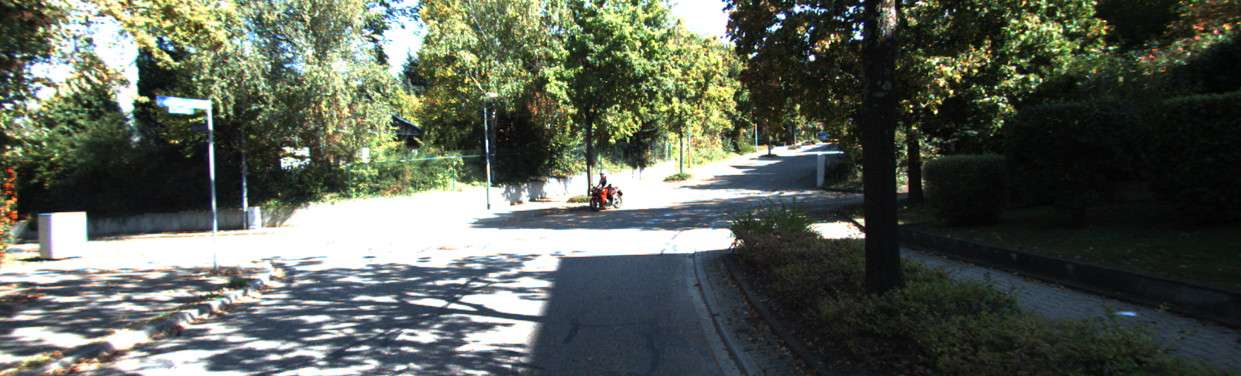
#> input picture data/image_02/data/0000000885.png, 1241 x 376 px; its folder holds 4 pictures in this run; the run also reads 1 picture not shown here
$ jupyter execute --allow-errors 3_visual_odometry_and_EKF.ipynb
#> lines starting #> are read from the running program, lines starting #| are printed output that depends on the picture; after the words box and inside, x2 and y2 are one past the last pixel; in counts of white or black regions, pixels touching at a corner belong together
## (Stereo) Visual Odometry

[cell 1]
import cv2
import numpy as np
import datetime
import matplotlib.pyplot as plt

### Dataset Handling
Let's make a dataset handling object to make our data more accessible as we complete our task.

[cell 2]
class Dataset_Handler():
    def __init__(self, lidar=False, progress_bar=True):
#> called with lidar = False, progress_bar = True
        import pandas as pd
        import os
        import cv2

        self.left_image_files = os.listdir('./data/image_02/data')
        self.right_image_files = os.listdir('./data/image_03/data')
        self.left_image_files.sort()
        self.right_image_files.sort()

        self.num_frames = len(self.left_image_files)

        self.reset_frames()
            # Store original frame to memory for testing functions
        self.first_image_left = cv2.imread('./data/image_02/data/'
                                               + self.left_image_files[0], 0)
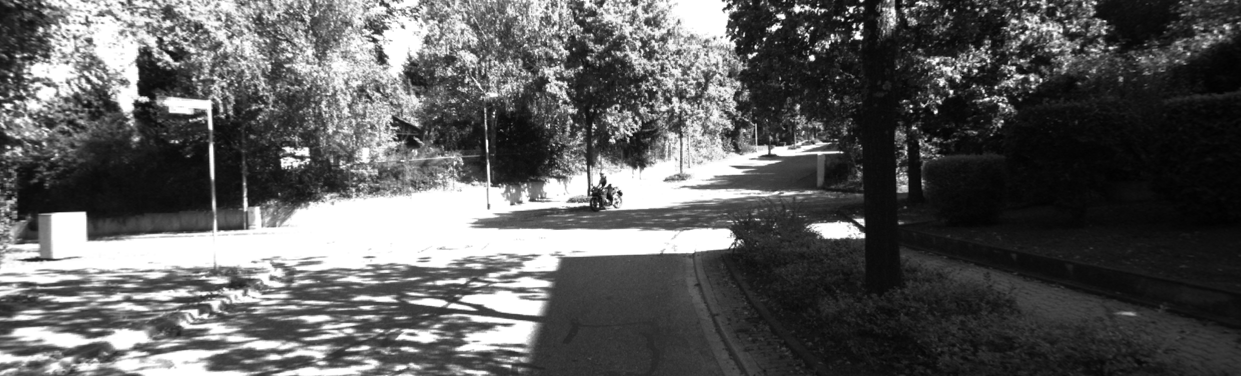
#> self.first_image_left: shape (376, 1241); min 1, max 255, mean 93.2

        self.first_image_right = cv2.imread('./data/image_03/data/'
                                               + self.right_image_files[0], 0)
        self.second_image_left = cv2.imread('./data/image_02/data/'
                                               + self.left_image_files[1], 0)
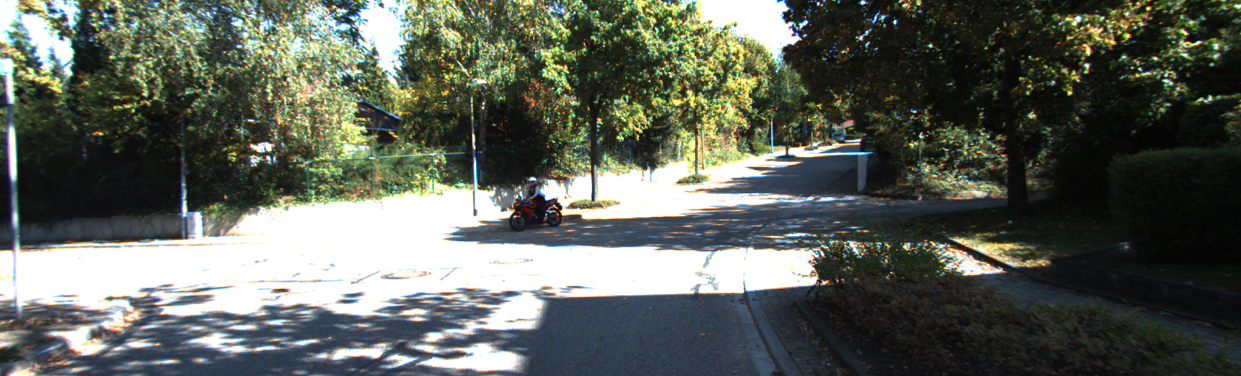
#> input picture data/image_02/data/0000000891.png, 1241 x 376 px
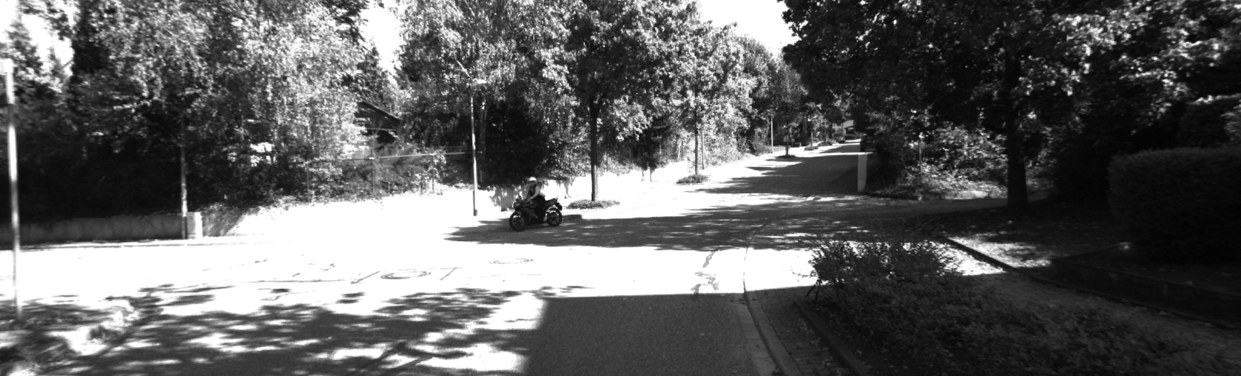
#> self.second_image_left: shape (376, 1241); min 2, max 255, mean 95.7
        self.imheight = self.first_image_left.shape[0]
#> self.imheight = 376
        self.imwidth = self.first_image_left.shape[1]
#> self.imwidth = 1241


    def reset_frames(self):
        # Resets all generators to the first frame of the sequence
        self.images_left = (cv2.imread('./data/image_02/data/'+ name_left, 0)
                            for name_left in self.left_image_files)
        self.images_right = (cv2.imread('./data/image_03/data/' + name_right, 0)
                            for name_right in self.right_image_files)

#### disparity map and depth map
Unlike the simulation dataset we used in the tutorial, this time we are going to use a real driving dataset. Therefore we don't have depth images that you need to use for PnP directly, however, we have stereo images in this dataset, so the depth map can be generated from that.

[cell 3]
def compute_left_disparity_map(img_left, img_right, matcher='bm', rgb=False, verbose=False):
    '''
    Takes a left and right stereo pair of images and computes the disparity map for the left
    image. Pass rgb=True if the images are RGB.

    Arguments:
    img_left -- image from left camera
    img_right -- image from right camera

    Optional Arguments:
    matcher -- (str) can be 'bm' for StereoBM or 'sgbm' for StereoSGBM matching
    rgb -- (bool) set to True if passing RGB images as input
    verbose -- (bool) set to True to report matching type and time to compute

    Returns:
    disp_left -- disparity map for the left camera image

    '''
    # Feel free to read OpenCV documentation and tweak these values. These work well
    sad_window = 6
    num_disparities = sad_window*16
    block_size = 11
    matcher_name = matcher

    if matcher_name == 'bm':
        matcher = cv2.StereoBM_create(numDisparities=num_disparities,
                                      blockSize=block_size
                                     )

    elif matcher_name == 'sgbm':
        matcher = cv2.StereoSGBM_create(numDisparities=num_disparities,
                                        minDisparity=0,
                                        blockSize=block_size,
                                        P1 = 8 * 3 * sad_window ** 2,
                                        P2 = 32 * 3 * sad_window ** 2,
                                        mode=cv2.STEREO_SGBM_MODE_SGBM_3WAY
                                       )
    if rgb:
        img_left = cv2.cvtColor(img_left, cv2.COLOR_BGR2GRAY)
        img_right = cv2.cvtColor(img_right, cv2.COLOR_BGR2GRAY)
    start = datetime.datetime.now()
    disp_left = matcher.compute(img_left, img_right).astype(np.float32)/16
    end = datetime.datetime.now()
    if verbose:
        print(f'Time to compute disparity map using Stereo{matcher_name.upper()}:', end-start)

    return disp_left

[cell 4]
handler = Dataset_Handler()
left = handler.first_image_left
right = handler.first_image_right
#> (the rest of this cell did not finish here and is left out)

[cell 5]
def decompose_projection_matrix(p):
    '''
    Shortcut to use cv2.decomposeProjectionMatrix(), which only returns k, r, t, and divides
    t by the scale, then returns it as a vector with shape (3,) (non-homogeneous)

    Arguments:
    p -- projection matrix to be decomposed

    Returns:
    k, r, t -- intrinsic matrix, rotation matrix, and 3D translation vector

    '''
    k, r, t, _, _, _, _ = cv2.decomposeProjectionMatrix(p)
    t = (t / t[3])[:3]

    return k, r, t

# [38 lines left out: function calc_depth_map, not called in this run]
def stereo_2_depth(img_left, img_right, P0, P1, matcher='bm', rgb=False, verbose=False,
                   rectified=True):
    '''
    Takes stereo pair of images and returns a depth map for the left camera. If your projection
    matrices are not rectified, set rectified=False.

    Arguments:
    img_left -- image of left camera
    img_right -- image of right camera
    P0 -- Projection matrix for the left camera
    P1 -- Projection matrix for the right camera

    Optional Arguments:
    matcher -- (str) can be 'bm' for StereoBM or 'sgbm' for StereoSGBM
    rgb -- (bool) set to True if images passed are RGB. Default is False
    verbose -- (bool) set to True to report computation time and method
    rectified -- (bool) set to False if P1 not rectified to P0. Default is True

    Returns:
    depth -- depth map for left camera

    '''
    # Compute disparity map
    disp = compute_left_disparity_map(img_left,
                                      img_right,
                                      matcher=matcher,
                                      rgb=rgb,
                                      verbose=verbose)
    # Decompose projection matrices
    k_left, r_left, t_left = decompose_projection_matrix(P0)
    k_right, r_right, t_right = decompose_projection_matrix(P1)
    # Calculate depth map for left camera
    depth = calc_depth_map(disp, k_left, t_left, t_right)

    return depth

[cell 6]
P0 = np.array([[7.188560e+02 ,   0.    ,  6.071928e+02,   4.538225e+01],
               [  0.    ,7.188560e+02 , 1.852157e+02,   -1.130887e-01],
               [  0.    ,   0.    ,   1.    ,   3.779761e-03]])
P1 = np.array([[7.188560e+02 ,   0.    ,  6.071928e+02,   -3.372877e+02],
               [  0.    ,7.188560e+02 , 1.852157e+02,   2.369057e+00],
               [  0.    ,   0.    ,   1.    ,   4.915215e-03]])

#> (a cell that did not finish here is left out)

[cell 8]
# We can constuct a mask using this information like so
mask = np.zeros(handler.first_image_left.shape[:2], dtype=np.uint8)

### Your task:

[cell 9]
def extract_features(image, detector='orb', mask=None):
    """
    Find keypoints and descriptors for the image

    Arguments:
    image -- a grayscale image
    mask -- Masks for each input image specifying where to look for keypoints

    Returns:
    kp -- list of the extracted keypoints (features) in an image
    des -- list of the keypoint descriptors in an image
    """
    if detector == 'orb':
        orb = cv2.ORB_create()
        kp, des = orb.detectAndCompute(image, mask)

    elif detector == 'sift':
        sift =  cv2.SIFT_create()
        kp, des = sift.detectAndCompute(image, mask)

    return kp, des

[cell 10]
def match_features(des1, des2, matching='BF', detector='sift', k=2):
    """
    Match features from two images
    You can set nfeatures to 500 for a faster computation

    Arguments:
    des1 -- list of the keypoint descriptors in the first image
    des2 -- list of the keypoint descriptors in the second image
    matching -- (str) can be 'BF' for Brute Force or 'FLANN'
    detector -- (str) can be 'sift or 'orb'. Default is 'sift'
    k -- (int) number of neighbors to match to each feature.

    Returns:
    matches -- list of matched features from two images. Each match[i] is k or less matches for
               the same query descriptor
    """
    if matching == 'BF':
        if detector == 'sift':
            bf = cv2.BFMatcher(cv2.NORM_L2)
        elif detector == 'orb':
            bf = cv2.BFMatcher(cv2.NORM_HAMMING)

        matches = bf.knnMatch(des1, des2, k)

    elif matching == 'FLANN':
        if detector == 'sift':
            FLAN_INDEX_KDTREE = 1
            index_params = dict(algorithm=FLAN_INDEX_KDTREE, trees=5)
            search_params = dict(checks=50)
            # Initiate FLANN matcher
            flann = cv2.FlannBasedMatcher(index_params, search_params)
            matches = flann.knnMatch(des1, des2, k)
        elif detector == 'orb':
            FLAN_INDEX_LSH = 6
            index_params = dict(algorithm=FLAN_INDEX_LSH,
                                table_number=6,
                                key_size=12,
                                multi_probe_level=1)
            search_params = dict(checks=50)
            # Initiate FLANN matcher
            flann = cv2.FlannBasedMatcher(index_params, search_params)
            matches = flann.knnMatch(des1, des2, k)

    return matches

[cell 11]
def filter_matches_distance(matches, dist_threshold):
    """
    Filter matched features from two images by distance between the best matches

    Arguments:
    match -- list of matched features from two images
    dist_threshold -- maximum allowed relative distance between the best matches, (0.0, 1.0)

    Returns:
    filtered_match -- list of good matches, satisfying the distance threshold
    """
    filtered_match = []
    for (m, n) in matches:
        if m.distance < dist_threshold * n.distance:
            filtered_match.append(m)

    return filtered_match

[cell 12]
# [17 lines left out: function visualize_matches, not called in this run]

[cell 13]
# [58 lines left out: function estimate_motion, not called in this run]

### check your implementation here

[cell 14]
image_left = handler.first_image_left
plt.imshow(image_left)
image_right = handler.first_image_right
image_plus1 = handler.second_image_left
#> (the rest of this cell did not finish here and is left out)

kp0, des0 = extract_features(image_left, 'orb')
kp1, des1 = extract_features(image_plus1, 'orb')
matches = match_features(des0, des1, matching='BF', detector='orb')
print('Number of matches before filtering:', len(matches))
matches = filter_matches_distance(matches, 0.8)
print('Number of matches after filtering:', len(matches))
visualize_matches(image_left, kp0, image_plus1, kp1, matches)

[cell 15]
def visual_odometry(handler, detector='sift', matching='BF', filter_match_distance=None,
                    stereo_matcher='sgbm', mask=None, depth_type='stereo'):
    '''
    Function to perform visual odometry on a sequence from the KITTI visual odometry dataset.
    Takes as input a Data_Handler object and optional parameters.

    Arguments:
    handler -- Data_Handler object instance

    Optional Arguments:
    detector -- (str) can be 'sift' or 'orb'. Default is 'sift'.
    matching -- (str) can be 'BF' for Brute Force or 'FLANN'. Default is 'BF'.
    filter_match_distance -- (float) value for ratio test on matched features. Default is None.
    stereo_matcher -- (str) can be 'bm' (faster) or 'sgbm' (more accurate). Default is 'bm'.
    mask -- (array) mask to reduce feature search area to where depth information available.
    depth_type -- (str) can be 'stereo' or set to None to use Essential matrix decomposition.
                        Note that scale will be incorrect with no depth used.

    Returns:
    trajectory -- Array of shape Nx3x4 of estimated poses of vehicle for each computed frame.

    '''
    P0 = np.array([[7.188560e+02 ,   0.    ,  6.071928e+02,   4.538225e+01],
               [  0.    ,7.188560e+02 , 1.852157e+02,   -1.130887e-01],
               [  0.    ,   0.    ,   1.    ,   3.779761e-03]])
    P1 = np.array([[7.188560e+02 ,   0.    ,  6.071928e+02,   -3.372877e+02],
               [  0.    ,7.188560e+02 , 1.852157e+02,   2.369057e+00],
               [  0.    ,   0.    ,   1.    ,   4.915215e-03]])
    # Report methods being used to user
    print('Generating disparities with Stereo{}'.format(str.upper(stereo_matcher)))
    print('Detecting features with {} and matching with {}'.format(str.upper(detector),
                                                                   matching))

    k, r, t = decompose_projection_matrix(P0)

    left_images = []
    right_images = []
    for lif in handler.left_image_files:
        left_image = cv2.imread('./data/image_02/data/' + lif, 0)
        left_images.append(left_image)

    for rif in handler.right_image_files:
        right_image = cv2.imread('./data/image_03/data/' + rif, 0)
        right_images.append(right_image)


    kp_list = []
    des_list = []
    for image in left_images:
        kp, des = extract_features(image, detector)
        kp_list.append(kp)
        des_list.append(des)

    all_matches_list = []
    for i in range(len(des_list)-1):
        all_matches_list.append(match_features(des_list[i], des_list[i+1], matching, detector))

    trajectory = np.zeros((len(all_matches_list) + 1, 3, 4))
    robot_pose = np.zeros((len(all_matches_list) + 1, 4, 4))
    robot_pose[0] = np.eye(4)

    for i in range(len(all_matches_list)):
        match = all_matches_list[i]
        if filter_match_distance is not None:
            match = filter_matches_distance(match, filter_match_distance)
        depth = stereo_2_depth(left_images[i], right_images[i], P0, P1, stereo_matcher, verbose=False)
        rmat, tvec, image1_points, image2_points = estimate_motion(match, kp_list[i], kp_list[i+1], k, depth)

        # Determine current pose from rotation and translation vectors
        current_pose = np.eye(4)
        current_pose[0:3, 0:3] = rmat
        current_pose[0:3, 3] = tvec.T

        robot_pose[i + 1] = robot_pose[i] @ np.linalg.inv(current_pose)
        trajectory[i + 1] = robot_pose[i + 1][0:3, :]


    return trajectory

[cell 16]
mask = np.zeros(handler.first_image_left.shape[:2], dtype=np.uint8)
ymax = handler.first_image_left.shape[0]
#> ymax = 376
xmax = handler.first_image_left.shape[1]
#> xmax = 1241
cv2.rectangle(mask, (96,0), (xmax,ymax), (255), thickness = -1)
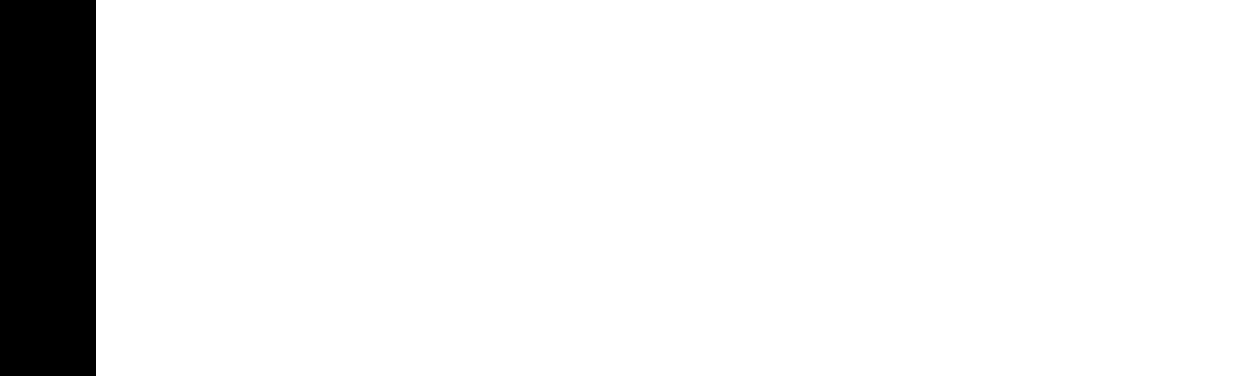
#> mask: shape (376, 1241); 92.3% white; 1 black region, box (x1, y1, x2, y2) and area: (0, 0, 96, 376) 36096
plt.imshow(mask)
# You can set nfeatures to 500 and use FLANN based matcher for a faster computation
#> (the rest of this cell did not finish here and is left out)

#> pass 3 of the loop in visual_odometry, `for lif in handler.left_image_files:`:
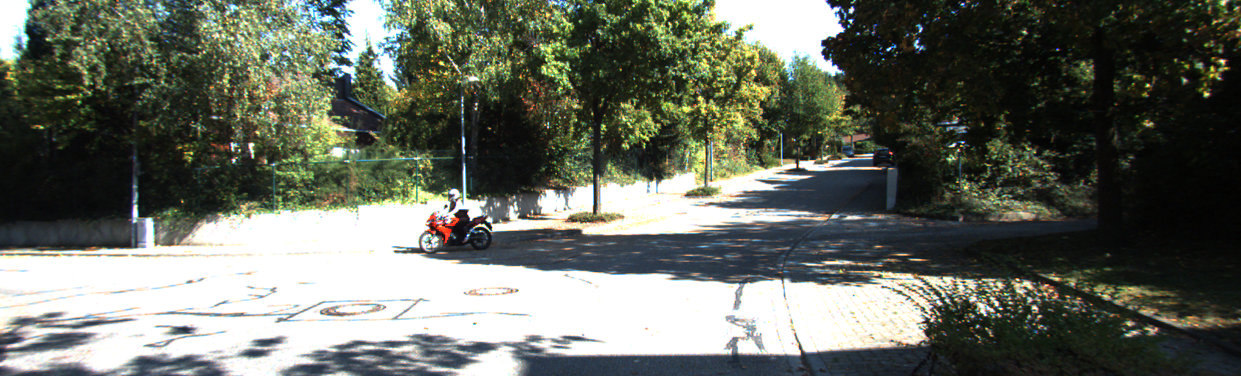
#> input picture data/image_02/data/0000000895.png, 1241 x 376 px
#> in visual_odometry, `left_image = cv2.imread('./data/image_02/data/' + lif, 0)`:
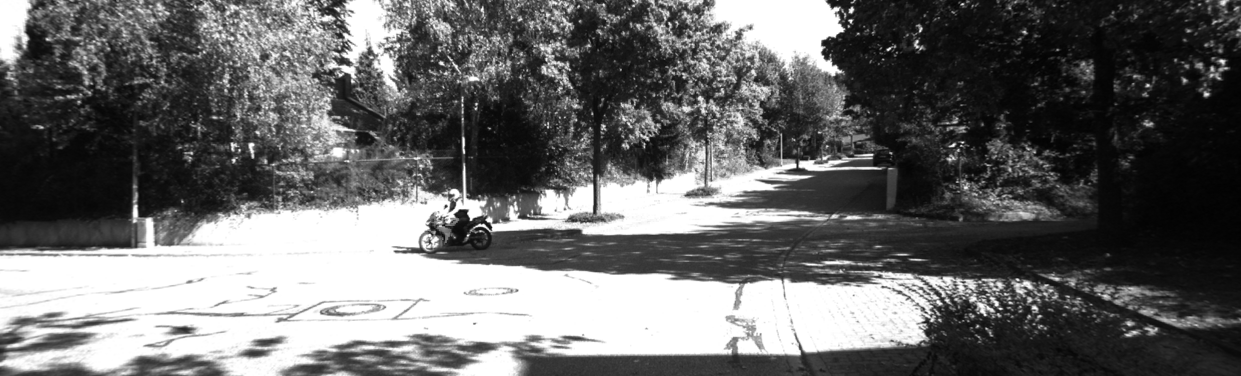
#> left_image: shape (376, 1241); min 1, max 255, mean 104.8
#> the loop made 4 passes; the first 3 are shown
print(trajectory)

#### Load  gps data
Given that GPS have a noise following a normal distribution of 0 mean and 0.5 standard deviation

[cell 17]
gps_data = np.load('data/gps.npy')
#> (reads data/gps.npy from the repository)
